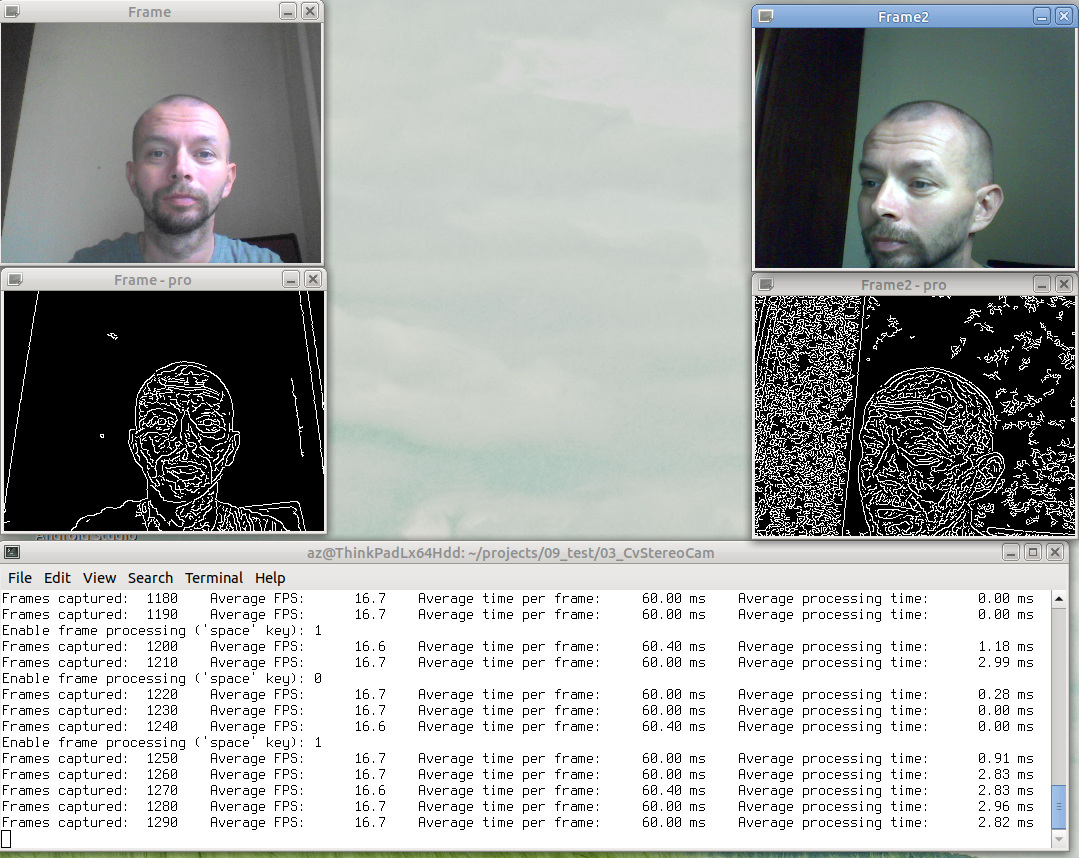
//> input picture 03_CvStereoCam/stereoCam.jpg, 1079 x 858 px, given in place of aw,format=NV12,width=640,height=480 ! videoconvert ! appsink, which was not available
$ ./facedetect ../03_CvStereoCam/stereoCam.jpg -tinkerboard=../29_Keras_VGG16_etc/image.jpg   (built with g++ and OpenCV 4)
//> lines starting //> are read from the running program, lines starting //| are printed output that depends on the picture; after the words box and inside, x2 and y2 are one past the last pixel; in counts of white or black regions, pixels touching at a corner belong together; pictures that were not available may be replaced by others from this repository, and a replacement may not be noted
#include "opencv2/objdetect.hpp"
#include "opencv2/highgui.hpp"
#include "opencv2/imgproc.hpp"
#include "opencv2/videoio.hpp"
#include <iostream>

using namespace std;
using namespace cv;

static void help()
{
    cout << "default - V4L2 /dev/video0, options: thinkerboard | rpi | jetson"
		<< "Using OpenCV version " << CV_VERSION << "\n" << endl;
}

void detectAndDraw( Mat& img, CascadeClassifier& cascade,
                    CascadeClassifier& nestedCascade,
                    double scale, bool tryflip );

string cascadeName;
string nestedCascadeName;

int main( int argc, const char** argv )
{
    VideoCapture capture;
    Mat frame, image;
    string inputName;
    bool tryflip;
    CascadeClassifier cascade, nestedCascade;
    double scale;
    int camera = 0;
	bool tinkerBoard = false;
	bool rpi = false;
	bool jetson = false;

    cv::CommandLineParser parser(argc, argv,
        "{help h||}"
        "{cascade|data/haarcascades/haarcascade_frontalface_alt.xml|}"
        "{nested-cascade|data/haarcascades/haarcascade_eye_tree_eyeglasses.xml|}"
        "{scale|1|}{try-flip||}{@filename||}"
		"{tinkerboard||}{rpi||}{jetson||}"
    );
    if (parser.has("help"))
    {
        help();
        return 0;
    }
    cascadeName = parser.get<string>("cascade");
    nestedCascadeName = parser.get<string>("nested-cascade");
    scale = parser.get<double>("scale");

    if (scale < 1)
        scale = 1;

    tryflip = parser.has("try-flip");
    inputName = parser.get<string>("@filename");
    if (!parser.check())
    {
        parser.printErrors();
        return 0;
    }
    if (!nestedCascade.load(samples::findFileOrKeep(nestedCascadeName)))
        cerr << "WARNING: Could not load classifier cascade for nested objects" << endl;
    if (!cascade.load(samples::findFile(cascadeName)))
    {
        cerr << "ERROR: Could not load classifier cascade" << endl;
        help();
        return -1;
    }

	if (parser.has("tinkerboard"))
		tinkerBoard = true;
	if (parser.has("rpi"))
		rpi = true;
	if (parser.has("jetson"))
		jetson = true;

    if (tinkerBoard) {
		capture = VideoCapture("rkcamsrc io-mode=4 isp-mode=2A ! video/x-raw,format=NV12,width=640,height=480 ! videoconvert ! appsink");
		if(!capture.isOpened()) {
			cout << "TinkerBoard camera can't start, exiting";
			return -1;
		}
	}
	else if(rpi) {
		cout << "RPi not implemened yet.. exiting";
		return -1;
	}
	else if (jetson){
		cout << "Jetson capturing...";
		capture = VideoCapture("nvarguscamerasrc ! video/x-raw(memory:NVMM), width=(int)640, height=(int)480, format=(string)NV12, framerate=(fraction)60/1 ! nvvidconv flip-method=0 ! video/x-raw, width=(int)640, height=(int)480, format=(string)BGRx ! videoconvert ! video/x-raw, format=(string)BGR ! appsink", cv::CAP_GSTREAMER);
		if(!capture.isOpened()) {
			cout << "Jetson camera can't start, exiting";
			return -1;
		}
	}
    else if(!capture.open(camera))
    {
        cout << "Capture from camera #" <<  camera << " didn't work" << endl;
        return -1;
    }


    if( capture.isOpened() )
    {
        cout << "Video capturing has been started ..." << endl;

        for(;;)
        {
            capture >> frame;
//> frame is the input picture: 858 rows x 1079 cols, CV_8UC3; mean B, G, R 167.3, 169.1, 166.3
            if( frame.empty() )
                break;

            Mat frame1 = frame.clone();
            detectAndDraw( frame1, cascade, nestedCascade, scale, tryflip );

            char c = (char)waitKey(10);
            if( c == 27 || c == 'q' || c == 'Q' )
                break;
        }
    }
    else
    {
        cout << "can't open camera " << endl;
    }

    return 0;
}

void detectAndDraw( Mat& img, CascadeClassifier& cascade,
                    CascadeClassifier& nestedCascade,
                    double scale, bool tryflip )
{
//> called with scale = 1, tryflip = false
    double t = 0;
    vector<Rect> faces, faces2;
    const static Scalar colors[] =
    {
        Scalar(255,0,0),
        Scalar(255,128,0),
        Scalar(255,255,0),
        Scalar(0,255,0),
        Scalar(0,128,255),
        Scalar(0,255,255),
        Scalar(0,0,255),
        Scalar(255,0,255)
    };
    Mat gray, smallImg;

    cvtColor( img, gray, COLOR_BGR2GRAY );
    double fx = 1 / scale;
    resize( gray, smallImg, Size(), fx, fx, INTER_LINEAR_EXACT );
    equalizeHist( smallImg, smallImg );
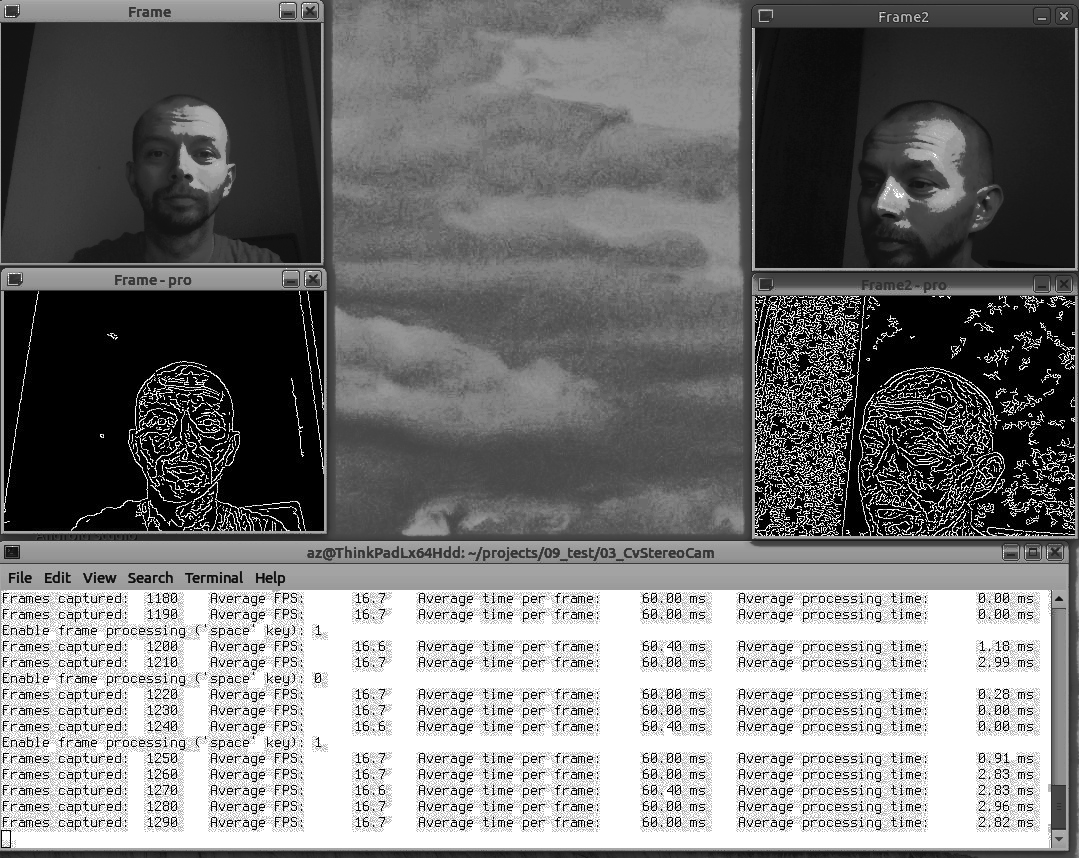
//> smallImg: 858 rows x 1079 cols, CV_8UC1; min 0, max 255, mean 119.4

    t = (double)getTickCount();
    cascade.detectMultiScale( smallImg, faces,
        1.1, 2, 0
        // |CASCADE_FIND_BIGGEST_OBJECT
        // |CASCADE_DO_ROUGH_SEARCH
        |CASCADE_SCALE_IMAGE,
        Size(30, 30) );
//> faces = 2 Rects (x, y, width, height): [125, 104, 117, 117], [818, 120, 151, 151]
    if( tryflip )
    {
        flip(smallImg, smallImg, 1);
        cascade.detectMultiScale( smallImg, faces2,
                                 1.1, 2, 0
                                 // |CASCADE_FIND_BIGGEST_OBJECT
                                 // |CASCADE_DO_ROUGH_SEARCH
                                 |CASCADE_SCALE_IMAGE,
                                 Size(30, 30) );
        for( vector<Rect>::const_iterator r = faces2.begin(); r != faces2.end(); ++r )
        {
            faces.push_back(Rect(smallImg.cols - r->x - r->width, r->y, r->width, r->height));
        }
    }
    t = (double)getTickCount() - t;
    printf( "detection time = %g ms\n", t*1000/getTickFrequency());
    for ( size_t i = 0; i < faces.size(); i++ )
    {
        Rect r = faces[i];
        Mat smallImgROI;
        vector<Rect> nestedObjects;
        Point center;
        Scalar color = colors[i%8];
        int radius;

        double aspect_ratio = (double)r.width/r.height;
        if( 0.75 < aspect_ratio && aspect_ratio < 1.3 )
        {
            center.x = cvRound((r.x + r.width*0.5)*scale);
            center.y = cvRound((r.y + r.height*0.5)*scale);
            radius = cvRound((r.width + r.height)*0.25*scale);
            circle( img, center, radius, color, 3, 8, 0 );
        }
        else
            rectangle( img, Point(cvRound(r.x*scale), cvRound(r.y*scale)),
                       Point(cvRound((r.x + r.width-1)*scale), cvRound((r.y + r.height-1)*scale)),
                       color, 3, 8, 0);
        if( nestedCascade.empty() )
            continue;
        smallImgROI = smallImg( r );
        nestedCascade.detectMultiScale( smallImgROI, nestedObjects,
            1.1, 2, 0
            // |CASCADE_FIND_BIGGEST_OBJECT
            // |CASCADE_DO_ROUGH_SEARCH
            // |CASCADE_DO_CANNY_PRUNING
            |CASCADE_SCALE_IMAGE,
            Size(30, 30) );
        for ( size_t j = 0; j < nestedObjects.size(); j++ )
        {
            Rect nr = nestedObjects[j];
            center.x = cvRound((r.x + nr.x + nr.width*0.5)*scale);
            center.y = cvRound((r.y + nr.y + nr.height*0.5)*scale);
            radius = cvRound((nr.width + nr.height)*0.25*scale);
            circle( img, center, radius, color, 3, 8, 0 );
        }
    }
//> this loop made 2 passes
//> (r, aspect_ratio, radius) on passes 1 to 2: (Rect(125, 104, 117, 117), 1, 58), (Rect(818, 120, 151, 151), 1, 76)
//> pass 1, in detectAndDraw, `smallImgROI = smallImg( r );`:
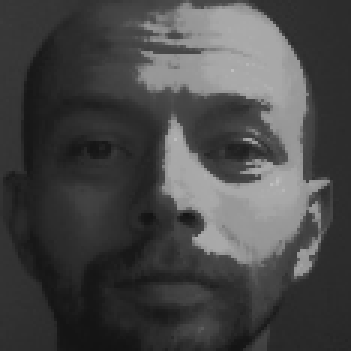
//> smallImgROI: 117 rows x 117 cols, CV_8UC1 (shown 3 times larger); min 19, max 190, mean 70.7
//> pass 2, in detectAndDraw, `smallImgROI = smallImg( r );`:
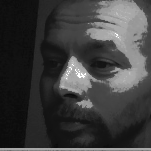
//> smallImgROI: 151 rows x 151 cols, CV_8UC1; min 11, max 255, mean 61.3
//> after the loop:
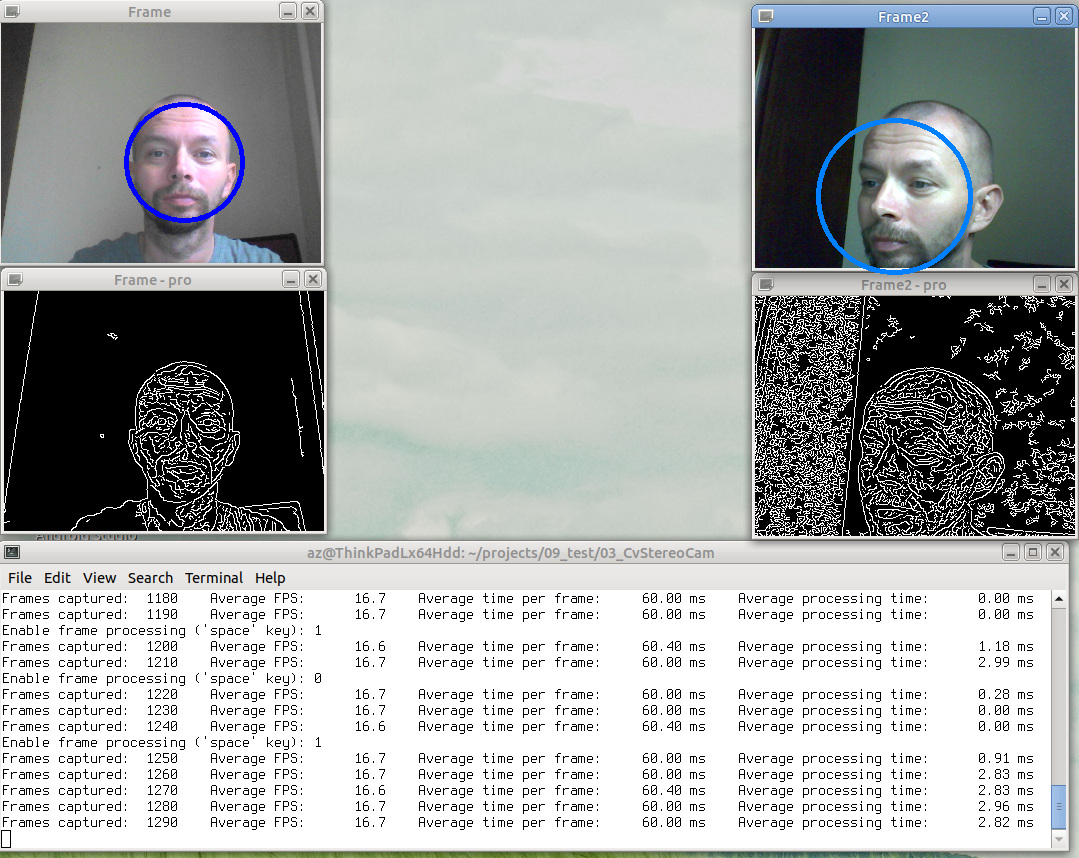
//> img: 858 rows x 1079 cols, CV_8UC3; 0.45% of pixels changed, all inside (x1, y1, x2, y2) = (124, 102, 973, 275)
//> the 'q' key is pressed
    imshow( "result", img );
}

$ run again, on 03_CvStereoCam/tripleCam.jpg
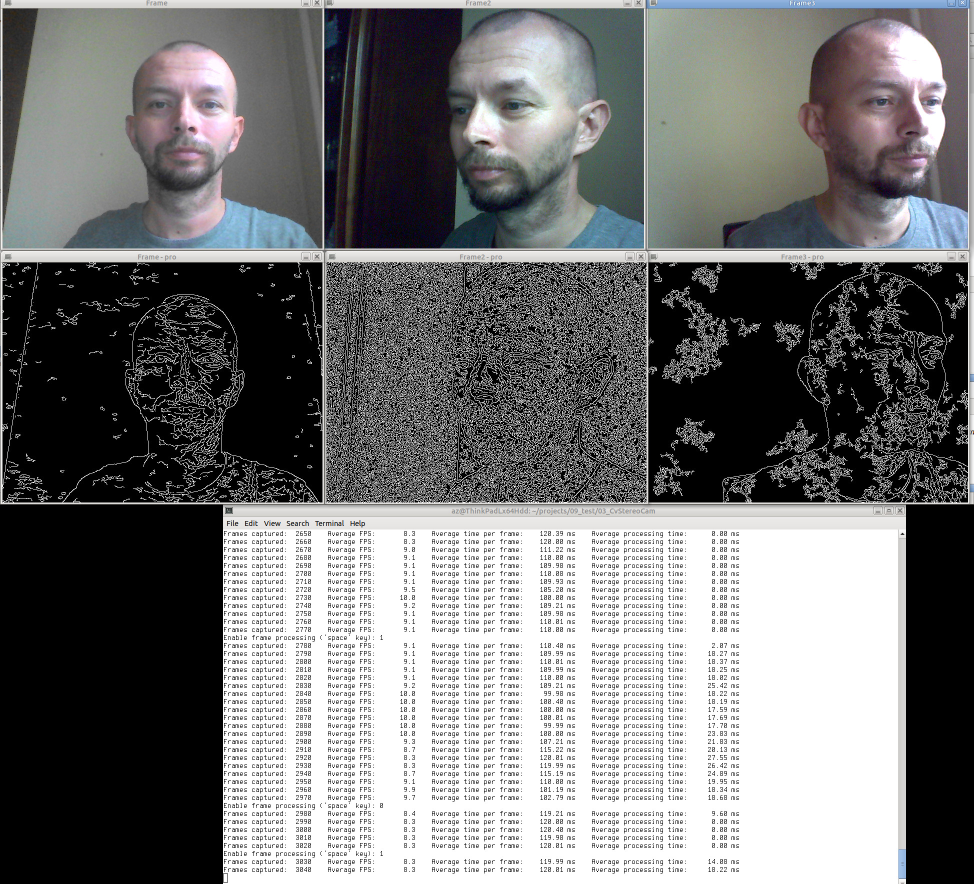
//> input picture 03_CvStereoCam/tripleCam.jpg, 1947 x 1767 px, given in place of aw,format=NV12,width=640,height=480 ! videoconvert ! appsink, which was not available (shown at 1/2 size)
//> frame is the input picture: 1767 rows x 1947 cols, CV_8UC3; mean B, G, R 119.2, 119, 118.8
//> faces = 3 Rects (x, y, width, height): [250, 110, 249, 249], [1694, 106, 247, 247], [797, 65, 350, 350]
//> the loop in detectAndDraw, `for ( size_t i = 0; i < faces.size(); i++ )` made 3 passes
//> (r, radius, nestedObjects) on passes 2 to 3: (Rect(1694, 106, 247, 247), 30, 1 Rect (x, y, width, height): [40, 69, 59, 59]), (Rect(797, 65, 350, 350), 31, 1 Rect (x, y, width, height): [199, 116, 62, 62])
//> pass 1, in detectAndDraw, `smallImgROI = smallImg( r );`:
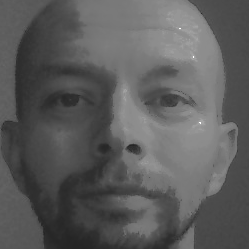
//> smallImgROI: 249 rows x 249 cols, CV_8UC1; min 36, max 255, mean 91.7
//> after the loop in detectAndDraw, `for ( size_t i = 0; i < faces.size(); i++ )`:
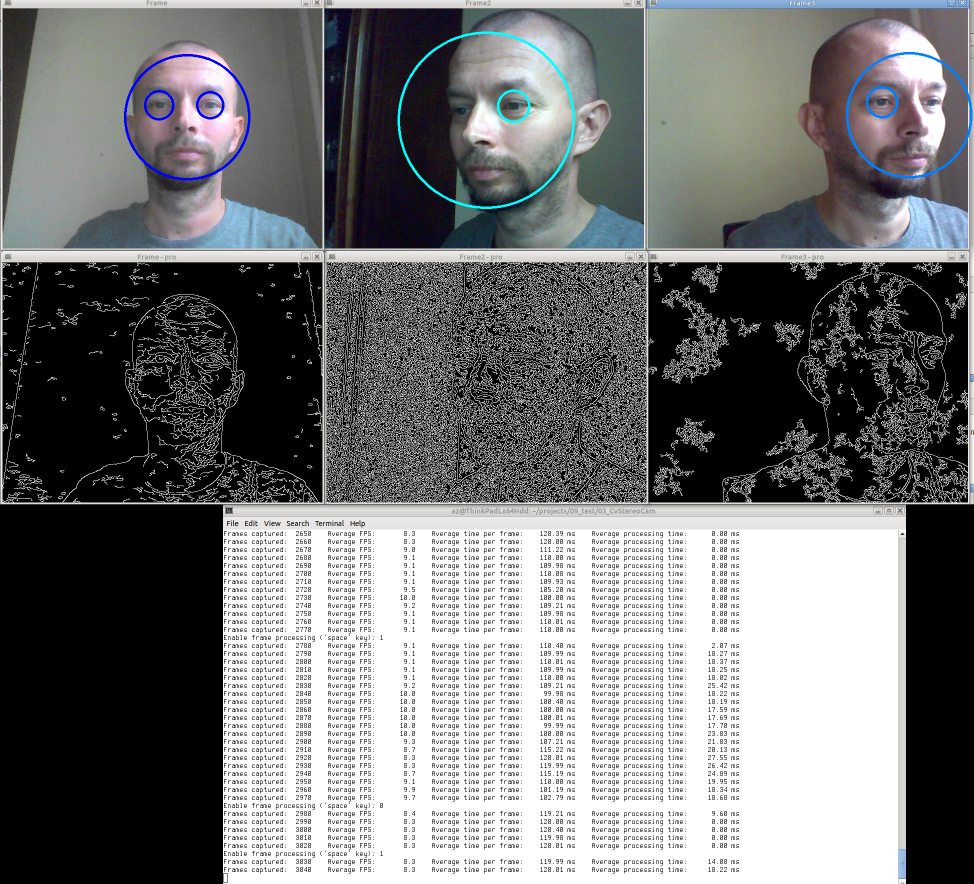
//> img: 1767 rows x 1947 cols, CV_8UC3 (shown at 1/2 size); 0.49% of pixels changed, all inside (x1, y1, x2, y2) = (248, 63, 1945, 418)
